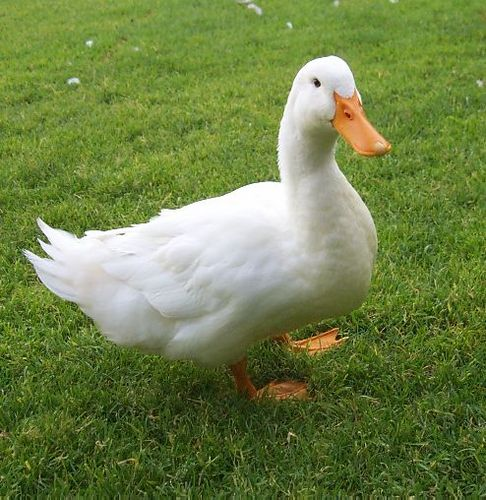
#> input picture images/duck.jpg, 486 x 500 px
$ python colorSchemes.py
#> lines starting #> are read from the running program, lines starting #| are printed output that depends on the picture
import cv2

img = cv2.imread("images/duck.jpg")
#> img is the input picture: shape (500, 486, 3); mean B, G, R 71.8, 128.9, 110.8

# img = cv2.cvtColor(img, cv2.COLOR_BGR2HSV)
# img = cv2.cvtColor(img, cv2.COLOR_BGR2LAB)
img = cv2.cvtColor(img, cv2.COLOR_BGR2RGB)

r, g, b = cv2.split(img)
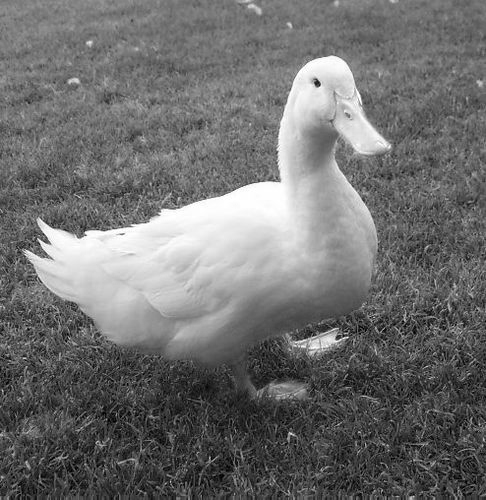
#> r: shape (500, 486); min 0, max 255, mean 110.8
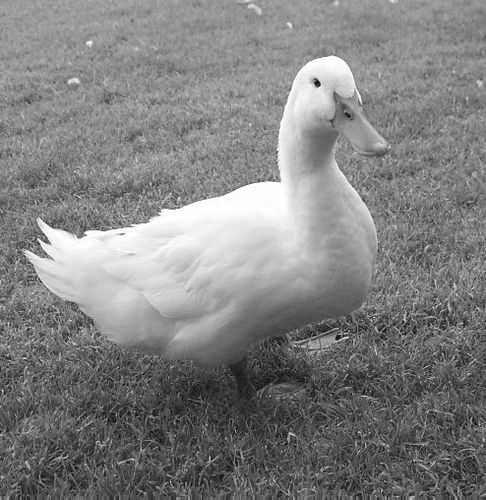
#> g: shape (500, 486); min 0, max 255, mean 128.9
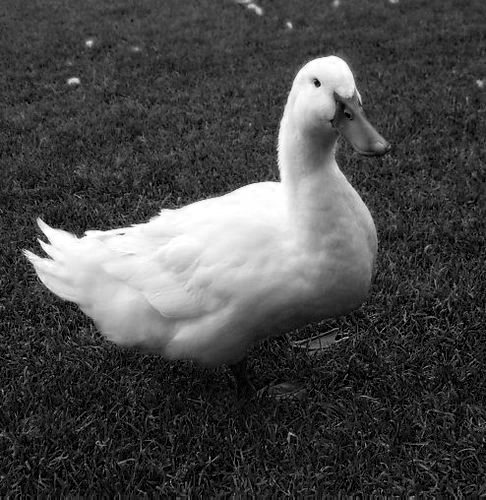
#> b: shape (500, 486); min 0, max 255, mean 71.8

img1 = cv2.merge([r, g, b])

# cv2.imshow("Result", img)
cv2.imshow("Result", img1)
cv2.waitKey(0)

$ run again, with images/faces-2.jpg copied over images/duck.jpg
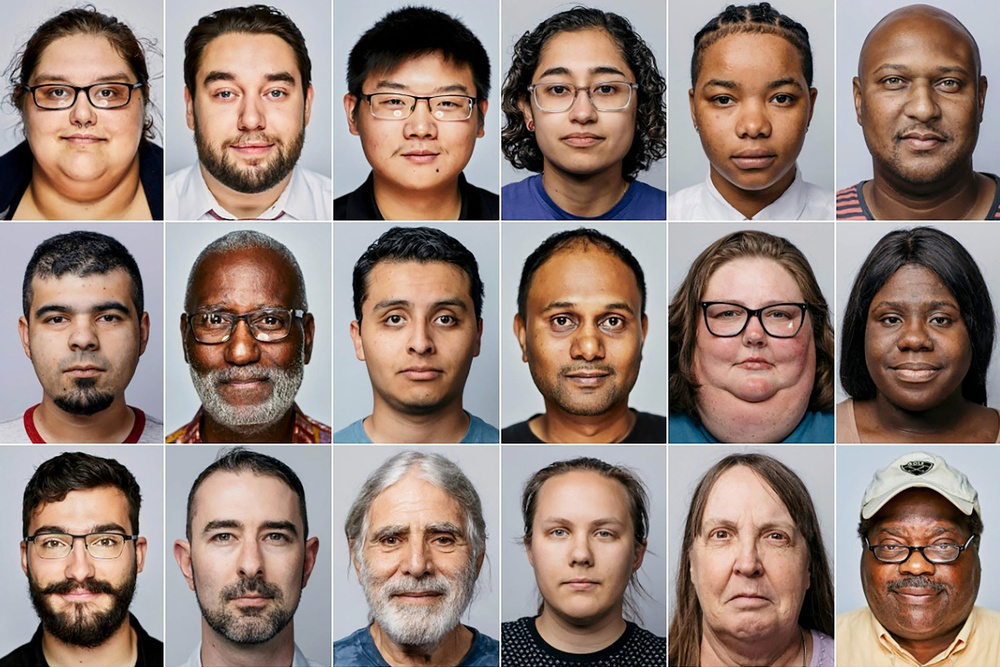
#> input picture images/faces-2.jpg, 1000 x 667 px, shrunk from 2048 x 1365 before the run
#> img is the input picture: shape (667, 1000, 3); mean B, G, R 119.7, 128.2, 147.7
#> `r, g, b = cv2.split(img)`:
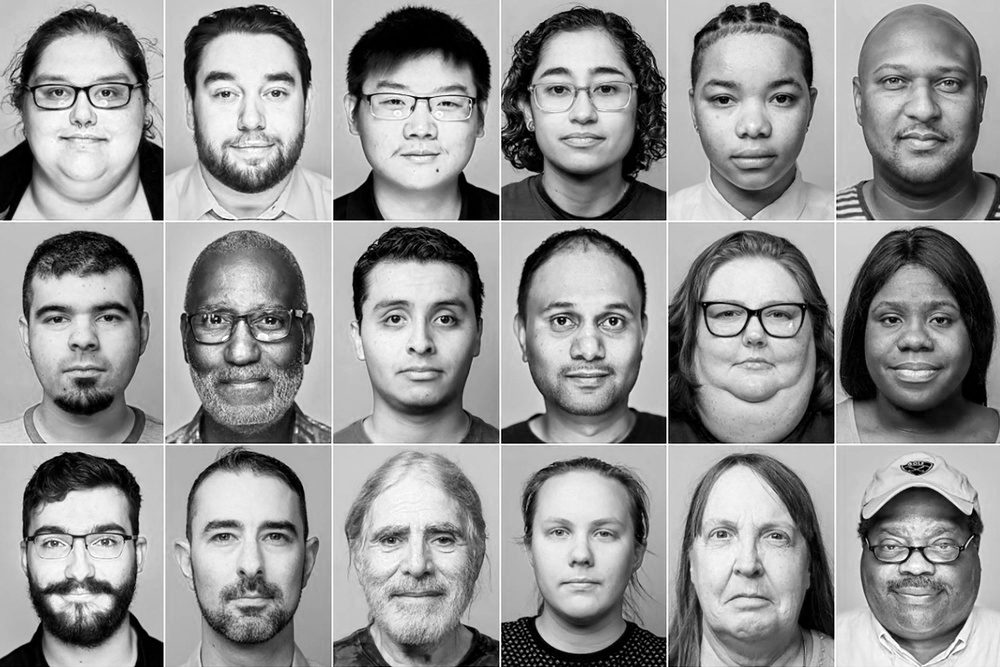
#> r: shape (667, 1000); min 0, max 255, mean 147.7
#> `r, g, b = cv2.split(img)`:
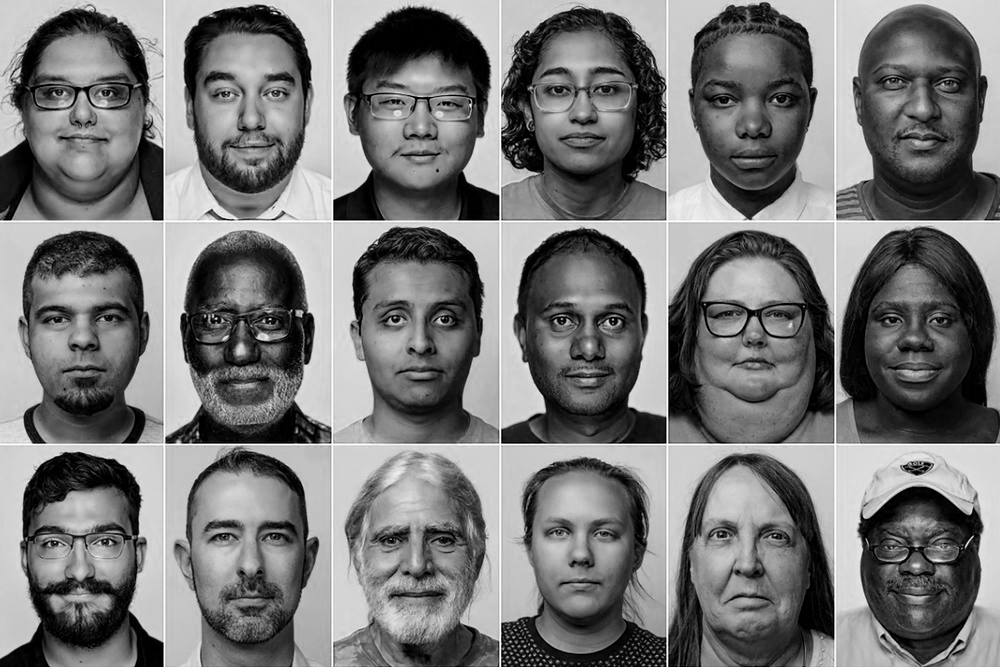
#> b: shape (667, 1000); min 0, max 255, mean 119.7
